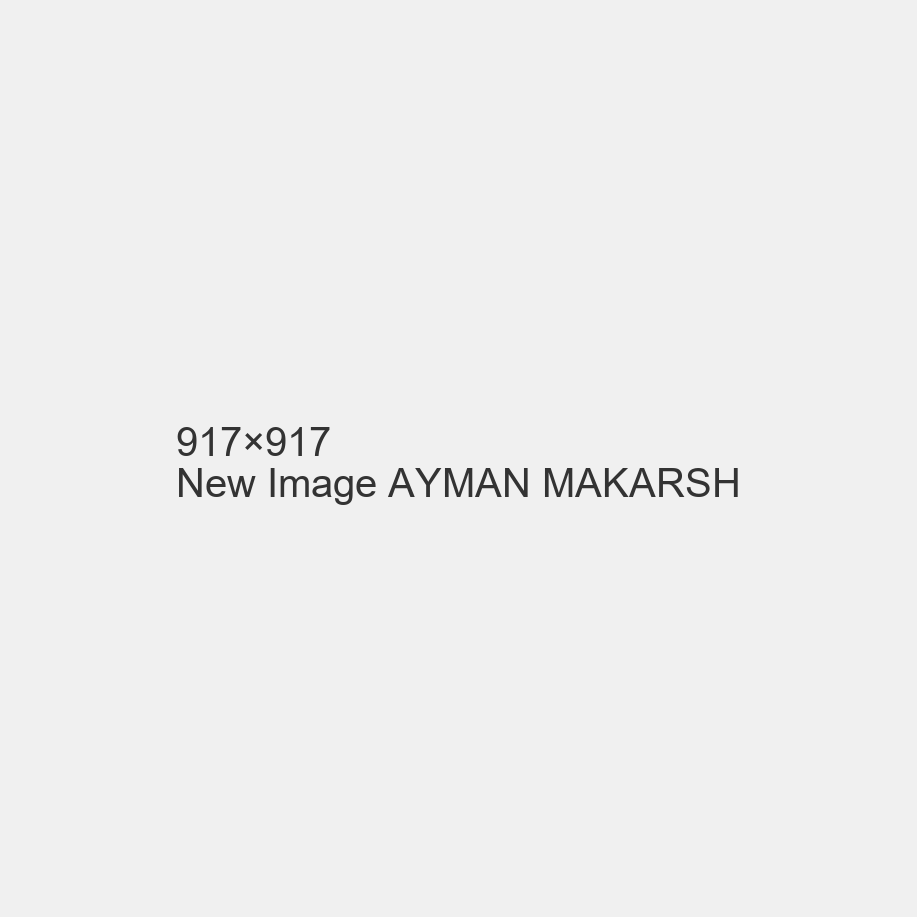
#> input picture assets/images/auth/auth-img.png, 917 x 917 px, found by its file name; its folder holds 2 pictures in this run
$ python three.py
#> lines starting #> are read from the running program, lines starting #| are printed output that depends on the picture
from PIL import Image, ImageDraw, ImageFont
import os

def process_all_images(folder_path):
    for filename in os.listdir(folder_path):
        if filename.lower().endswith('.png'):
            file_path = os.path.join(folder_path, filename)

            try:
                # فتح الصورة لمعرفة أبعادها
                with Image.open(file_path) as img:
#> img is the input picture: PIL image 917x917 RGB; min 51, max 240, mean 238.6
                    width, height = img.size
#> width = 917; height = 917

                # إنشاء صورة جديدة بنفس الأبعاد
                new_img = Image.new('RGB', (width, height), color='#f0f0f0')
#> new_img: PIL image 917x917 RGB; every value is 240
                draw = ImageDraw.Draw(new_img)

                # إضافة نص
                try:
                    font = ImageFont.truetype("arial.ttf", 40)
                except:
                    font = ImageFont.load_default()

                text = f"{width}×{height}\nNew Image AYMAN MAKARSH"
                bbox = draw.textbbox((0, 0), text, font=font)
#> bbox = (0, 8, 589, 88)
                text_width = bbox[2] - bbox[0]
#> text_width = 589
                text_height = bbox[3] - bbox[1]
#> text_height = 80

                x = (width - text_width) // 2
#> x = 164
                y = (height - text_height) // 2
#> y = 418

                draw.text((x, y), text, fill='#333333', font=font)

                # حفظ الصورة الجديدة مكان القديمة
                new_img.save(file_path, 'PNG')
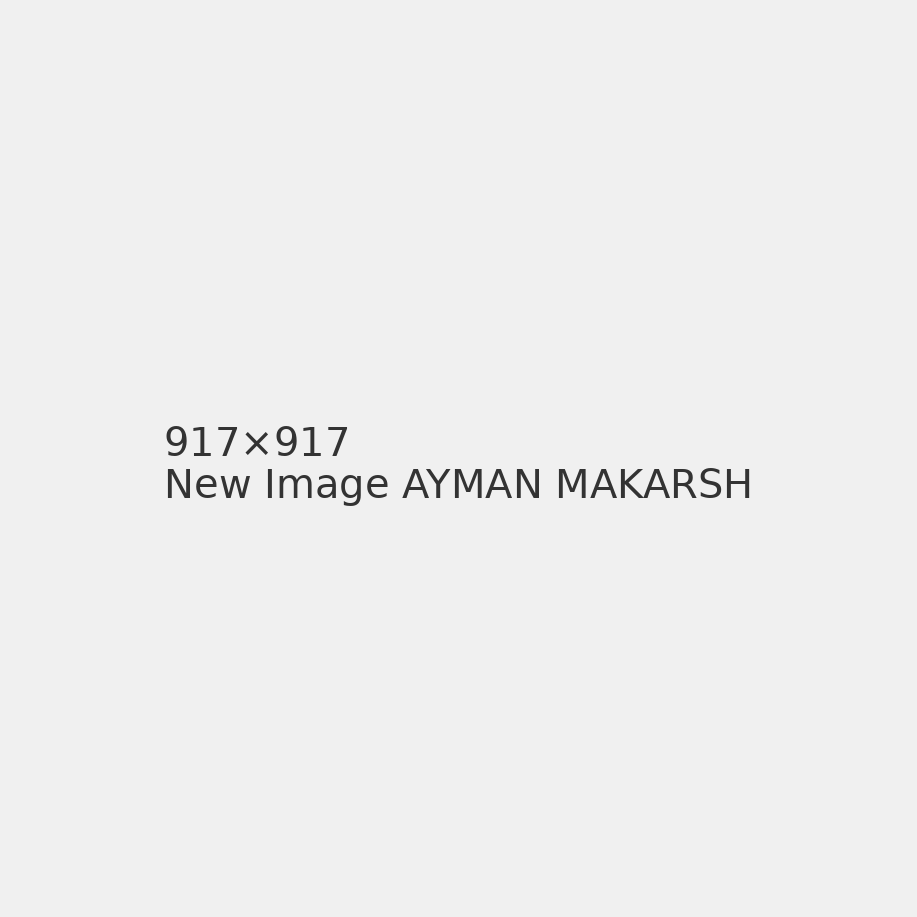
#> saved as auth-img.png: PIL image 917x917 RGB; min 51, max 240, mean 238.5
                print(f"تم معالجة: {filename}")

            except Exception as e:
                print(f"خطأ في {filename}: {str(e)}")
#> pass 2 of the loop in process_all_images, `for filename in os.listdir(folder_path):`:
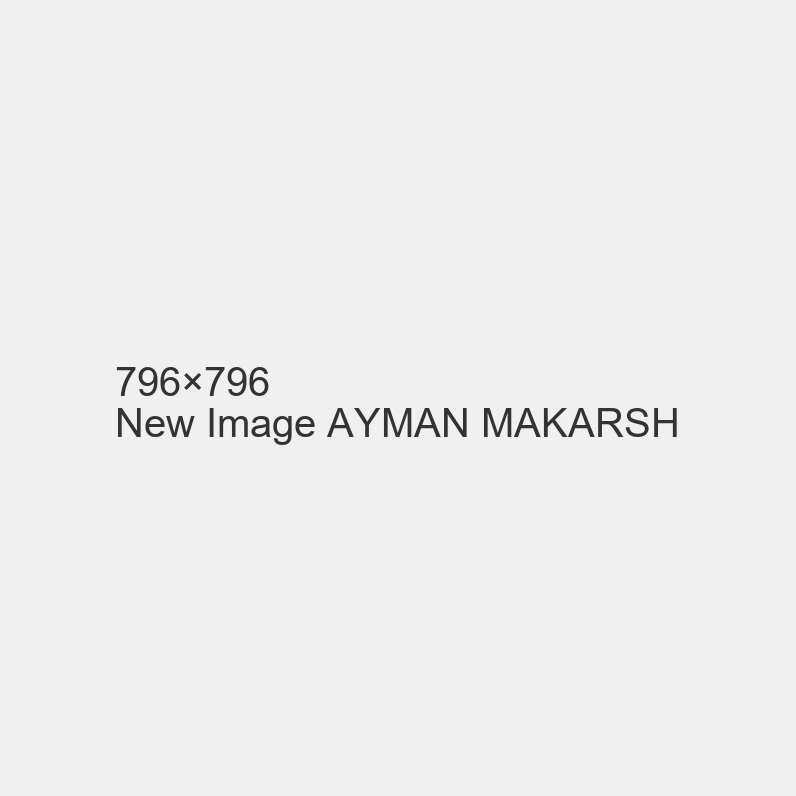
#> input picture assets/images/auth/forgot-pass-img.png, 796 x 796 px, found by its file name
#> in process_all_images, img is the input picture: PIL image 796x796 RGB; min 51, max 240, mean 238
#> new_img: PIL image 796x796 RGB; every value is 240
#> x = 103
#> y = 358
#> in process_all_images, `new_img.save(file_path, 'PNG')`:
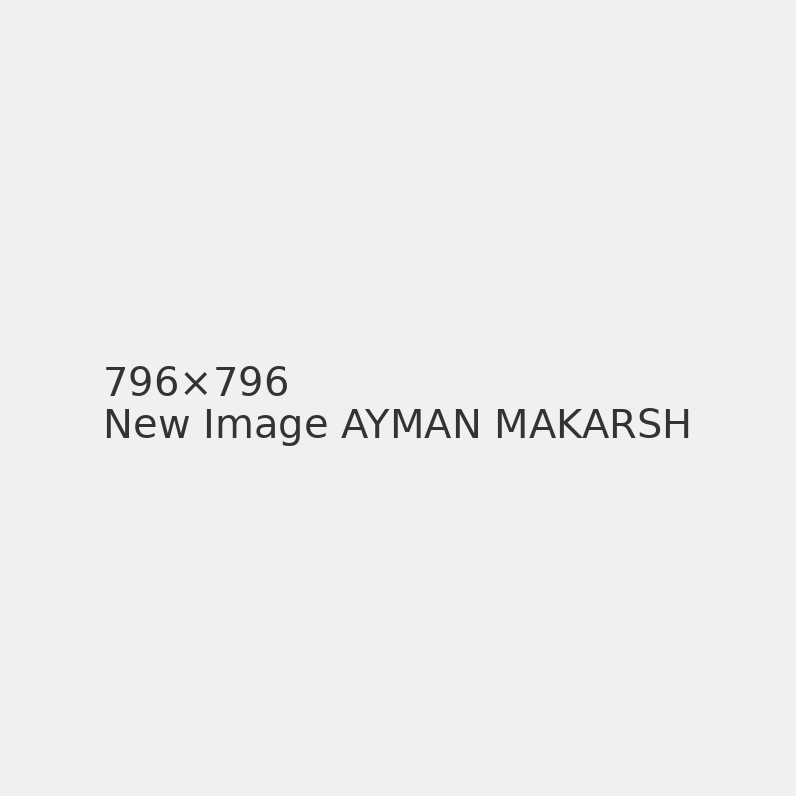
#> saved as forgot-pass-img.png: PIL image 796x796 RGB; min 51, max 240, mean 238

# استخدم المسار الصحيح لمجلدك
process_all_images("C:/Users/SaLeeM/Desktop/مخارش تلكم/WowDash-mainAyman/assets/images/auth")
